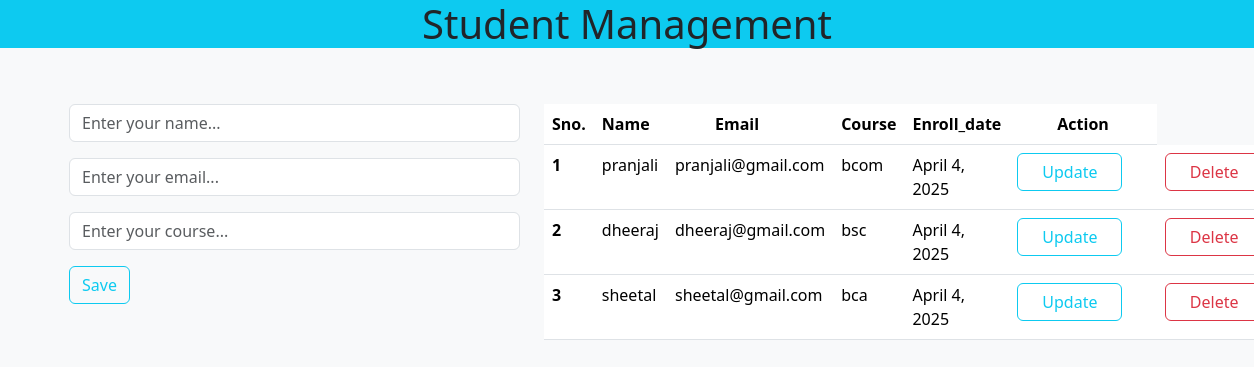
The page / on the database its author committed.
### main/models.py (models this page shows)
class StudentModel(models.Model):
    name = models.CharField(max_length=50)
    email = models.EmailField( max_length=254)
    course = models.CharField(max_length=50)
    date = models.DateField(auto_now_add=True, null=True, blank=True)

### crud_test/views.py (the view)
# urls.py: path('', views.home, name="home"),
def home(request):
    if request.method == 'POST':
        nm = request.POST.get('name')
        em = request.POST.get('email')
        cs = request.POST.get('course')
        record = StudentModel(name=nm, email=em, course=cs)
        record.save()
    data = StudentModel.objects.all()
    return render(request, 'index.html', {'data':data})

### templates/index.html (shortened to what this page needs)
<!doctype html>
<html lang="en">
  <head>
    <link href="https://cdn.jsdelivr.net/npm/bootstrap@5.3.3/dist/css/bootstrap.min.css" rel="stylesheet">
  </head>
  <body class="bg-light">
    <h1 class="text-center bg-info">Student Management</h1>
        <div class="container">
          <div class="row">
          <div class="col-md-5 mt-5">
            <form method="post">
                <div class="mb-3">
                    <input type="name" name="name" class="form-control"  placeholder="Enter your name...">
                  </div>
                  <div class="mb-3">
                    <input type="name" name="email" class="form-control"  placeholder="Enter your email...">
                  </div>
                  <div class="mb-3">
                    <input type="name" name="course" class="form-control"  placeholder="Enter your course...">
                  </div>
                  <button class="btn-outline-info btn">Save</button>
            </form>
        </div>
        <div class="col-md-7 mt-5">
            <table class="table">
                <thead>
                  <tr>
                    <th scope="col">Sno.</th>
                    <th scope="col">Name</th>
                    <th scope="col" class="ps-5">Email</th>
                    <th scope="col">Course</th>
                    <th scope="col">Enroll_date</th>
                    <th scope="col" class="px-5 ps-5">Action</th>
                  </tr>
                </thead>
                <tbody>
              {% for i in data  %}
              <tr>
                <th scope="row">{{forloop.counter}}</th>
                <td>{{i.name}}</td>
                <td>{{i.email}}</td>
                <td>{{i.course}}</td>
                <td>{{i.date}}</td>
                <td class="ps-2"><a  class="btn-outline-info btn px-4" href="{% url 'update' i.id %}" class="btn-outline-danger btn">Update</a></td>
                <td class="ps-2"><a  class="btn-outline-danger btn px-4" href="{% url 'delete' i.id %}" class="btn-outline-danger btn">Delete</a></td>
              </tr>
              {% endfor %}
                </tbody>
              </table>
            </div>
        </div>
    </div>
  </body>
</html>

### rows shown on the page
StudentModel: name "pranjali", email "pranjali@gmail.com", course "bcom", date "April 4, 2025"
StudentModel: name "dheeraj", email "dheeraj@gmail.com", course "bsc", date "April 4, 2025"
StudentModel: name "sheetal", email "sheetal@gmail.com", course "bca", date "April 4, 2025"
